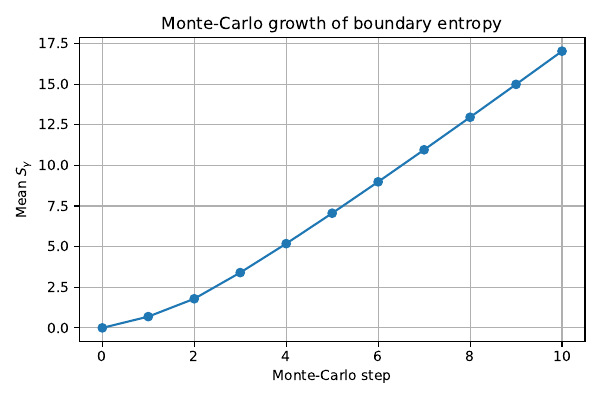

The script that saved this image:
import math, random, collections
import numpy as np
import matplotlib.pyplot as plt

def invariant_dim(spins):
    current = {0:1}
    for j in spins:
        j2 = int(round(j*2))
        new = collections.defaultdict(int)
        for t2,mult in current.items():
            for s2 in range(abs(t2-j2), t2+j2+1, 2):
                new[s2]+=mult
        current=new
    return current.get(0,0)

def simulate(steps=10, runs=200):
    rng = random.Random(0)
    all_S = np.empty((runs, steps+1))
    for r in range(runs):
        spins=[0.5,0.5]  # even half-integer start
        all_S[r,0]=math.log(invariant_dim(spins))
        for t in range(1, steps+1):
            j_b = rng.choice([0.5,1.0,1.5])
            spins.extend([j_b,j_b])
            d0=invariant_dim(spins)
            all_S[r,t]=math.log(d0) if d0 else np.nan
    return all_S

steps=10
all_S=simulate(steps=steps, runs=300)
mean_S=np.nanmean(all_S, axis=0)

plt.figure(figsize=(6,4))
plt.plot(range(steps+1), mean_S, marker='o')
plt.xlabel("Monte‑Carlo step")
plt.ylabel("Mean $S_\\gamma$")
plt.title("Monte‑Carlo growth of boundary entropy")
plt.grid(True)
plt.tight_layout()
plt.savefig("mc_entropy_growth.pdf")
plt.show()
